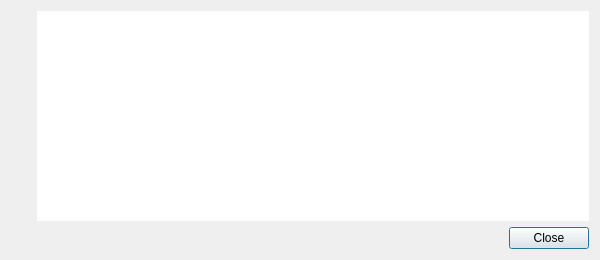
<?xml version="1.0" encoding="UTF-8"?>
<ui version="4.0">
 <class>ErrorDialog</class>
 <widget class="QDialog" name="ErrorDialog">
  <property name="geometry">
   <rect>
    <x>0</x>
    <y>0</y>
    <width>600</width>
    <height>260</height>
   </rect>
  </property>
  <property name="windowTitle">
   <string>Strawberry Error</string>
  </property>
  <property name="windowIcon">
   <iconset resource="../../data/icons.qrc">
    <normaloff>:/icons/64x64/strawberry.png</normaloff>:/icons/64x64/strawberry.png</iconset>
  </property>
  <layout class="QVBoxLayout" name="layout_errordialog">
   <item>
    <layout class="QHBoxLayout" name="container">
     <item>
      <layout class="QVBoxLayout" name="layout_left">
       <item>
        <widget class="QLabel" name="icon"/>
       </item>
       <item>
        <spacer name="verticalSpacer">
         <property name="orientation">
          <enum>Qt::Vertical</enum>
         </property>
         <property name="sizeHint" stdset="0">
          <size>
           <width>20</width>
           <height>40</height>
          </size>
         </property>
        </spacer>
       </item>
      </layout>
     </item>
     <item>
      <widget class="QTextEdit" name="messages">
       <property name="frameShape">
        <enum>QFrame::NoFrame</enum>
       </property>
       <property name="horizontalScrollBarPolicy">
        <enum>Qt::ScrollBarAlwaysOff</enum>
       </property>
       <property name="readOnly">
        <bool>true</bool>
       </property>
      </widget>
     </item>
    </layout>
   </item>
   <item>
    <widget class="QDialogButtonBox" name="buttonbox">
     <property name="orientation">
      <enum>Qt::Horizontal</enum>
     </property>
     <property name="standardButtons">
      <set>QDialogButtonBox::Close</set>
     </property>
    </widget>
   </item>
  </layout>
 </widget>
 <resources>
  <include location="../../data/icons.qrc"/>
 </resources>
 <connections>
  <connection>
   <sender>buttonbox</sender>
   <signal>accepted()</signal>
   <receiver>ErrorDialog</receiver>
   <slot>close()</slot>
   <hints>
    <hint type="sourcelabel">
     <x>299</x>
     <y>237</y>
    </hint>
    <hint type="destinationlabel">
     <x>299</x>
     <y>129</y>
    </hint>
   </hints>
  </connection>
  <connection>
   <sender>buttonbox</sender>
   <signal>rejected()</signal>
   <receiver>ErrorDialog</receiver>
   <slot>close()</slot>
   <hints>
    <hint type="sourcelabel">
     <x>299</x>
     <y>237</y>
    </hint>
    <hint type="destinationlabel">
     <x>299</x>
     <y>129</y>
    </hint>
   </hints>
  </connection>
 </connections>
</ui>
